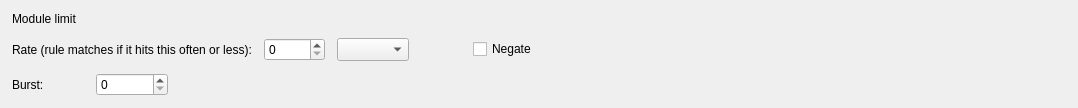
         <widget class="QWidget" name="tab3">
          <attribute name="title">
           <string>limit</string>
          </attribute>
          <layout class="QGridLayout" name="gridLayout_10">
           <property name="leftMargin">
            <number>12</number>
           </property>
           <property name="topMargin">
            <number>12</number>
           </property>
           <property name="rightMargin">
            <number>12</number>
           </property>
           <property name="bottomMargin">
            <number>12</number>
           </property>
           <property name="spacing">
            <number>12</number>
           </property>
           <item row="0" column="0" colspan="8">
            <widget class="QLabel" name="textLabel5">
             <property name="text">
              <string>Module limit</string>
             </property>
             <property name="alignment">
              <set>Qt::AlignVCenter</set>
             </property>
             <property name="wordWrap">
              <bool>true</bool>
             </property>
            </widget>
           </item>
           <item row="1" column="0" colspan="3">
            <widget class="QLabel" name="ipt_limit_label">
             <property name="text">
              <string>Rate (rule matches if it hits this often or less):</string>
             </property>
             <property name="wordWrap">
              <bool>false</bool>
             </property>
            </widget>
           </item>
           <item row="1" column="3">
            <widget class="QSpinBox" name="ipt_limit">
             <property name="sizePolicy">
              <sizepolicy hsizetype="Fixed" vsizetype="Fixed">
               <horstretch>0</horstretch>
               <verstretch>0</verstretch>
              </sizepolicy>
             </property>
             <property name="maximum">
              <number>99999</number>
             </property>
            </widget>
           </item>
           <item row="1" column="4">
            <widget class="QComboBox" name="ipt_limitSuffix">
             <property name="sizePolicy">
              <sizepolicy hsizetype="Preferred" vsizetype="Fixed">
               <horstretch>0</horstretch>
               <verstretch>0</verstretch>
              </sizepolicy>
             </property>
             <property name="maximumSize">
              <size>
               <width>200</width>
               <height>32767</height>
              </size>
             </property>
             <item>
              <property name="text">
               <string/>
              </property>
             </item>
             <item>
              <property name="text">
               <string>/day</string>
              </property>
             </item>
             <item>
              <property name="text">
               <string>/hour</string>
              </property>
             </item>
             <item>
              <property name="text">
               <string>/minute</string>
              </property>
             </item>
             <item>
              <property name="text">
               <string>/second</string>
              </property>
             </item>
            </widget>
           </item>
           <item row="1" column="5">
            <spacer name="horizontalSpacer_4">
             <property name="orientation">
              <enum>Qt::Horizontal</enum>
             </property>
             <property name="sizeType">
              <enum>QSizePolicy::Fixed</enum>
             </property>
             <property name="sizeHint" stdset="0">
              <size>
               <width>40</width>
               <height>20</height>
              </size>
             </property>
            </spacer>
           </item>
           <item row="1" column="6">
            <widget class="QCheckBox" name="ipt_limit_not">
             <property name="text">
              <string>Negate</string>
             </property>
            </widget>
           </item>
           <item row="1" column="7">
            <spacer>
             <property name="orientation">
              <enum>Qt::Horizontal</enum>
             </property>
             <property name="sizeType">
              <enum>QSizePolicy::MinimumExpanding</enum>
             </property>
             <property name="sizeHint" stdset="0">
              <size>
               <width>0</width>
               <height>0</height>
              </size>
             </property>
            </spacer>
           </item>
           <item row="2" column="0">
            <widget class="QLabel" name="textLabel6">
             <property name="text">
              <string>Burst:</string>
             </property>
             <property name="wordWrap">
              <bool>false</bool>
             </property>
            </widget>
           </item>
           <item row="2" column="1">
            <widget class="QSpinBox" name="ipt_burst">
             <property name="maximum">
              <number>10000</number>
             </property>
            </widget>
           </item>
           <item row="2" column="2" colspan="6">
            <spacer name="horizontalSpacer_5">
             <property name="orientation">
              <enum>Qt::Horizontal</enum>
             </property>
             <property name="sizeHint" stdset="0">
              <size>
               <width>886</width>
               <height>20</height>
              </size>
             </property>
            </spacer>
           </item>
           <item row="3" column="2">
            <spacer>
             <property name="orientation">
              <enum>Qt::Vertical</enum>
             </property>
             <property name="sizeType">
              <enum>QSizePolicy::MinimumExpanding</enum>
             </property>
             <property name="sizeHint" stdset="0">
              <size>
               <width>20</width>
               <height>0</height>
              </size>
             </property>
            </spacer>
           </item>
          </layout>
         </widget>
